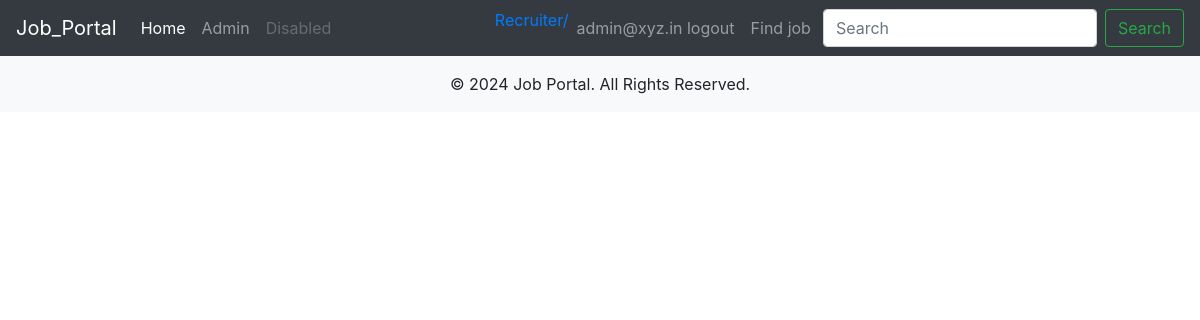
The page /recruiter_job_view/ (signed in) on the database as committed earlier.
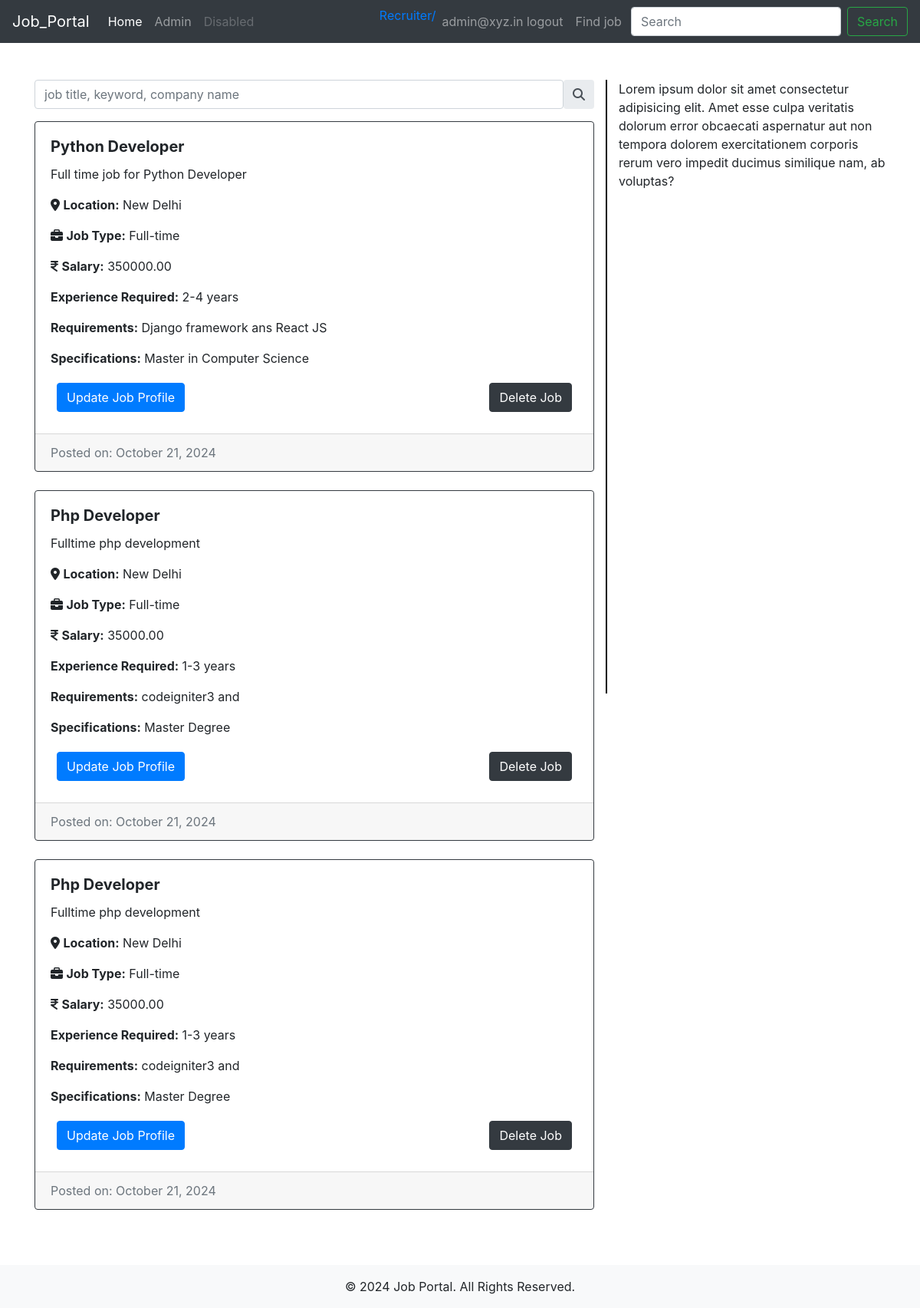
The same page on the database as committed later.
### JobApp/models.py (models this page shows, shortened)
class Job(models.Model):
    recruiter = models.ForeignKey(
        CustomUser,
        on_delete=models.CASCADE,
        limit_choices_to={'user_type': 'recruiter'}
    )
    title = models.CharField(max_length=255)
    description = models.TextField()
    location = models.CharField(max_length=255)
    job_type = models.CharField(
        max_length=50,
        choices=[
            ('full-time', 'Full-time'),
            ('part-time', 'Part-time'),
            ('internship', 'Internship')
        ]
    )
    salary = models.DecimalField(
        max_digits=10,
        decimal_places=2,
        null=True,
        blank=True
    )
    requirements = models.TextField(help_text="List of job requirements")
    experience_required = models.CharField(
        max_length=100,
        help_text="Required experience level"
    )
    specifications = models.TextField(
        null=True,
        blank=True,
        help_text="Any other specific requirements"
    )
    education=models.CharField(_("Education"), max_length=50,choices=education, default='masters')
    language=models.CharField(_("Languages"), max_length=50,choices=language,default='eng')
    schedule=models.CharField(_("Shift and schedule"), max_length=50,choices=shift,default='morning')
    work_mode = models.CharField(
        max_length=10,
        choices=WORK_MODE_CHOICES,
        default='Onsite',  # Default to 'Onsite'
    )
    created_at = models.DateTimeField(auto_now_add=True, null=True)
    updated_at = models.DateTimeField(auto_now=True, null=True)
    is_published = models.BooleanField(default=False)
    is_closed = models.BooleanField(default=False)
    Vacancy = models.CharField(max_length=10, null=True)

### JobApp/permission.py (the view)
    def wrap(request, *args, **kwargs):
        if request.user.user_type == 'recruiter':
            return function(request, *args, **kwargs)
        else:
            raise PermissionDenied

### JobApp/permission.py (called while the page is built)
def user_is_recruiter(function):
    def wrap(request, *args, **kwargs):
        if request.user.user_type == 'recruiter':
            return function(request, *args, **kwargs)
        else:
            raise PermissionDenied
    return wrap

### JobApp/views.py (called while the page is built)
@login_required(login_url=reverse_lazy('Account:signin'))
@user_is_recruiter
def recruiter_job_view(request):
    if request.user.is_authenticated:
        recruiter_jobs=Job.objects.filter(recruiter=request.user)
        print(request.user)
        return render(request, 'JobApp/recruiterJobPage.html', {'recruiter_jobs':recruiter_jobs})
    else:
        return redirect('Account:signin')

### users/models.py (called while the page is built)
    def __str__(self):
        return  f'{self.email} {self.first_name}'

### templates/JobApp/recruiterJobPage.html (shortened to what this page needs)
{% extends "base.html" %}
{% load static %}
{% block content %}
<link rel="stylesheet" href="https://cdnjs.cloudflare.com/ajax/libs/font-awesome/6.6.0/css/all.min.css" />
{% include "recruiter_navbar.html" %}
{% if recruiter_jobs %}
<div class="container my-5">
    <div class="row">
        <div class="col-md-8">
            <div class="input-group rounded mb-3">
                <input type="search" class="form-control rounded" placeholder="job title, keyword, company name" aria-label="Search" aria-describedby="search-addon" />
                <span class="input-group-text border-0" id="search-addon">
                    <i class="fas fa-search"></i>
                </span>
            </div>
            {% for job in recruiter_jobs %}
            <div class="card  shadow-sm mb-4 border border-dark rounded" >
                <article class="card-body">
                    <h5 class="card-title"><b>{{ job.title }}</b></h5>
                    <p class="card-text">{{ job.description|truncatewords:20 }}</p>
                    <p><i class="fa-sharp fa-solid fa-location-dot"></i>
                        <strong>Location:</strong> {{ job.location }}</p>
                    <p><i class="fa-solid fa-briefcase"></i> <strong>Job Type:</strong> {{ job.get_job_type_display }}</p>
                    <p> <i class="fa-solid fa-indian-rupee-sign"></i> <strong>Salary:</strong> {{ job.salary|default:"Not specified" }}</p>
                    <p> <strong>Experience Required:</strong> {{ job.experience_required }}</p>
                    <p><strong>Requirements:</strong> {{ job.requirements|linebreaksbr }}</p>
                    {% if job.specifications %}
                    <p><strong>Specifications:</strong> {{ job.specifications|linebreaksbr }}</p>
                    {% endif %}
                    <div class="row p-1 m-1 d-flex justify-content-between">
                        <a href="" class="btn btn-primary">Update Job Profile</a>
                        <a href="" class="btn btn-dark">Delete Job</a>
                    </div>
                </article>
                <div class="card-footer text-muted">
                    Posted on: {{ job.created_at|date:"F d, Y" }}
                </div>
            </div>
            {% endfor %}
        </div>
        <div class="col-md-4" style="border-left: 2px solid black; height: 100vh;">
            <p>Lorem ipsum dolor sit amet consectetur adipisicing elit. Amet esse culpa veritatis dolorum error obcaecati aspernatur aut non tempora dolorem exercitationem corporis rerum vero impedit ducimus similique nam, ab voluptas?</p>
        </div>
    </div>
</div>
{% endif %}
<footer class="bg-light py-3">
    <div class="container">
        <p class="text-center mb-0">&copy; 2024 Job Portal. All Rights Reserved.</p>
    </div>
</footer>
{% endblock %}

Rows that differ between the two databases and show on the page:
added Job: title "Python Developer", description "Full time job for Python Developer", location "New Delhi", job_type "Full-time", salary "350000.00", experience_required "2-4 years", requirements "Django framework ans React JS", specifications "Master in Computer Science", created_at "October 21, 2024"
added Job: title "Php Developer", description "Fulltime php development", location "New Delhi", job_type "Full-time", salary "35000.00", experience_required "1-3 years", requirements "codeigniter3 and", specifications "Master Degree", created_at "October 21, 2024"
added Job: title "Php Developer", description "Fulltime php development", location "New Delhi", job_type "Full-time", salary "35000.00", experience_required "1-3 years", requirements "codeigniter3 and", specifications "Master Degree", created_at "October 21, 2024"
Other text that changed with them:
text now shown: "Lorem ipsum dolor sit amet consectetur adipisicing elit. Amet esse culpa veritatis dolorum error obcaecati aspernatur aut non tempora dolorem exercitationem corporis rerum vero impedit ducimus similique nam, ab voluptas?"
